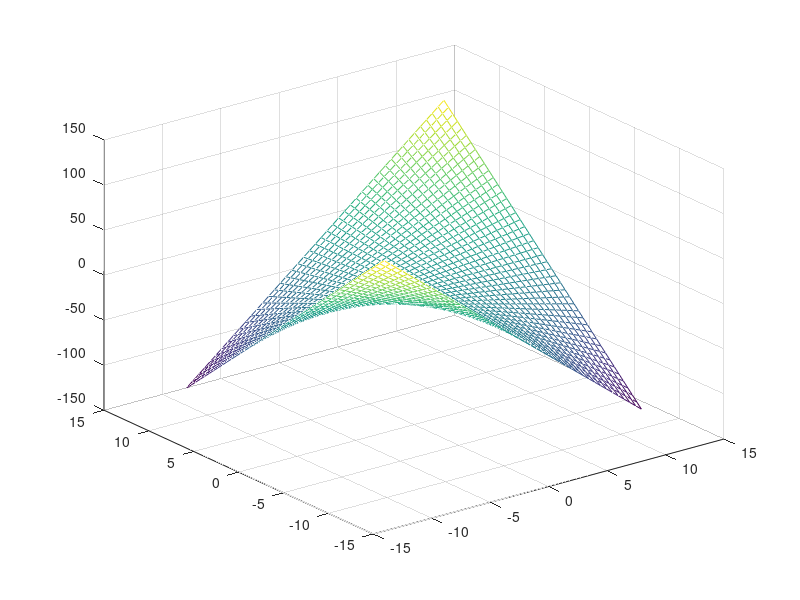

The MATLAB source for this figure: (Note: this script raises an error after producing the figure.)
clear;
%Superficie
x = [-11 :0.5:11];
y = x;
j = meshgrid(x,y);
k = j';
mesh(j,k,j.*k);
%Parametros
a = 0;
b = 2;
h = 0.001;
y0 = [-9 -8 3 2];
%Euler hacia adelante
[t u v uP vP] = eu(a,b,y0,h);
hold on;
%Grafica la geodesica sobre la superficie
plot3(u,v,u.*v,"k",'linewidth',4);
%Diferencia Centrada
[t2 u2 v2 uP2 vP2] = difCen(a,b,y0,h);
hold on;
%Grafica de la geodesica sobre la superficie
plot3(u2,v2,(u2).*(v2),"r",'linewidth',4);
